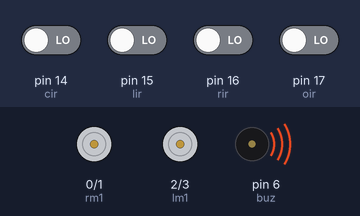
The sketch below on a simulated Arduino Uno, built with avr-gcc and run on an emulated ATmega328P. On the bench: motor-driver pin pairs drawn as motors (green arrow = first pin HIGH = forward, orange = second pin HIGH = backward, longer = more drive, scaled by the enable pin), buzzer (waves = sounding, pin HIGH). Inputs (shaded band) come from the test bench; at power-on: pin 14 (cir), pin 15 (lir), pin 16 (rir), pin 17 (oir) LOW.

Above: at 1.2 s.
1.3 s: pin 17 (oir) driven HIGH
At 1.6 s:
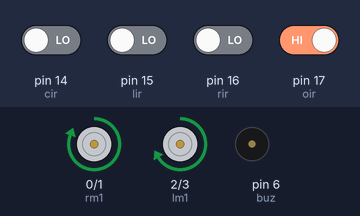
2.8 s: pin 15 (lir) driven HIGH
At 4.0 s:
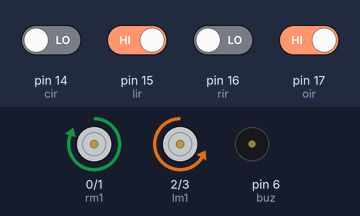
4.3 s: pin 16 (rir) driven HIGH
At 5.1 s:
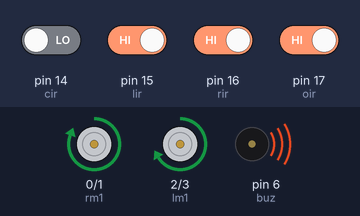
5.8 s: pin 15 (lir) driven LOW
At 6.3 s:
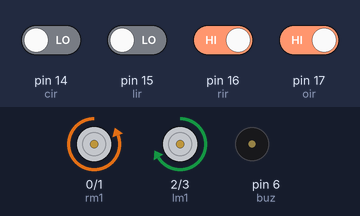
7.3 s: pin 14 (cir) driven HIGH
At 8.6 s:
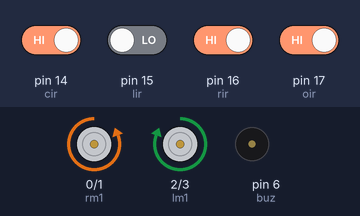
Timing chart, 0 to 9.8 s (numbered marks = the images above; inputs shaded):
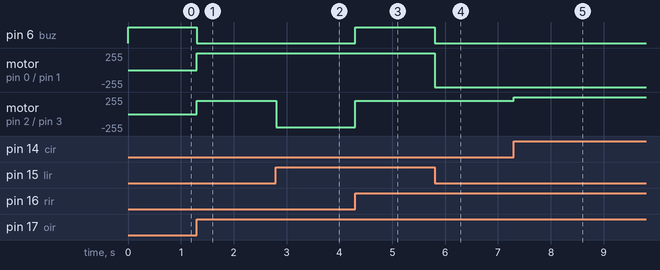

The sketch:

ALFR_Arduino_.ino
```cpp
int rm1 = 0;
int rm2 = 1;
int lm1 = 2;
int lm2 = 3;
int lmen = 4;
int rmen = 5;

int buz = 6;
int lir = 15;
int rir = 16;
int oir = 17;
int cir = 14;

int Speed;


void setup()
{
  pinMode(lm1, OUTPUT);
  pinMode(lm2, OUTPUT);
  pinMode(rm1, OUTPUT);
  pinMode(rm2, OUTPUT);
  pinMode(lmen, OUTPUT);
  pinMode(rmen, OUTPUT);

  pinMode(buz,OUTPUT);

  pinMode(lir,INPUT);
  pinMode(rir,INPUT);
  pinMode(oir,INPUT);
  pinMode(cir,INPUT);
}

void loop()
{
  set_speed();
  line_follow();
}

void set_speed()
{
  if(digitalRead(cir) == 1)
  {
    Speed=255;
  }
  else
  {
    Speed=200;
  }
}

void line_follow()
{
  if(digitalRead(oir) == 1)
  {
    if((digitalRead(lir)==0) && (digitalRead(rir)==0))
    {
      forward();
      sbuz();
    }
    else if((digitalRead(lir)==1) && (digitalRead(rir)==0))
    {
      left();
      sbuz();
    }
    else if((digitalRead(lir)==0) && (digitalRead(rir)==1))
    {
      right();
      sbuz();
    }
    else if((digitalRead(lir)==1) && (digitalRead(rir)==1))
    {
      forward();
      bbuz();
    }
  }
  else
  {
    Stop();
    bbuz();
  }
}

void forward()
{
  digitalWrite(lm1, 1);
  digitalWrite(lm2, 0);
  digitalWrite(rm1, 1);
  digitalWrite(rm2, 0);
  analogWrite(lmen, Speed);
  analogWrite(rmen, Speed);
}

void right()
{
  digitalWrite(lm1, 1);
  digitalWrite(lm2, 0);
  digitalWrite(rm1, 0);
  digitalWrite(rm2, 1);
  analogWrite(lmen, Speed);
  analogWrite(rmen, Speed);
}

void left()
{
  digitalWrite(lm1, 0);
  digitalWrite(lm2, 1);
  digitalWrite(rm1, 1);
  digitalWrite(rm2, 0);
  analogWrite(lmen, Speed);
  analogWrite(rmen, Speed);
}

void Stop()
{
  digitalWrite(lm1, 0);
  digitalWrite(lm2, 0);
  digitalWrite(rm1, 0);
  digitalWrite(rm2, 0);
  analogWrite(lmen, Speed);
  analogWrite(rmen, Speed);
}

void bbuz()
{
  digitalWrite(buz, 1);
}

void sbuz()
{
  digitalWrite(buz, 0);
}
```

ALFR.C
```cpp
#include<avr/io.h>
#include<util/delay.h>

void init_adc()
{
 ADCSRA = ADCSRA| (0b00000001<<ADEN);
 ADCSRA = ADCSRA |(0b00000001<<ADPS2);
 ADMUX = ADMUX | (0b00000001<< REFS0);
 }

unsigned int read_adc()
{
  int p = 0b00000000;
  ADMUX = ADMUX | p;
  ADCSRA = ADCSRA | (0b00000001<<ADSC);
  while((ADCSRA &(0b00000001<<ADIF)) ==0)
  {}
  ADCSRA = ADCSRA | (0b00000001<<ADIF);
  return(ADC);
  } void main()
  {
   DDRB=0b11111111;
   init_adc();

   _delay_ms(500);
   unsigned int a;
   unsigned int b;

   unsigned int T;
   unsigned int TON;
   unsigned int TOFF;
   DDRD=0b00000000;
   PORTD=0b11111111;
  int q;
  while(1)
 { q=PIND;
  if(q==0b11111100) // white surface and robot moving forward
    PORTB=0b00001010;
  if(q==0b11111110) // leftturn
    PORTB=0b00000110;
  if(q==0b11111101) //right turn
    PORTB=0b00001001;
  if(q==0b11111111)  // black surface , beep anf go forward
    PORTB=0b00011010;
  if(q==0b11111000) // object in front
     PORTB=0b00010000;
  if(q ==0b11110100) // wall sensor
    {  PORTB=0b00001010;// potentiometer getting supply
	    if(q==0b11110101)
		 { PORTB=0b00001001;}
		 if(q==0b11110110)
		 { PORTB=0b00000110;
		 }
		 if(q==0b11110111)
		  { PORTB=0b00011010;
		  }


  if (q ==0b11110111)
     { PORTB = 0b00011010; }
     b=read_adc();
	a=(b/40);
	T = 25.6;
	TOFF =a;
	TON = T - TOFF;
      if(b  <=870) //this value has to be changed according to the speed required
       {
         PORTB = 0b00001010;
	     _delay_ms(TON);
	     PORTB =0b00000000;
	     _delay_ms(TOFF);
       if(b<=870){


        }}

   }
 }}
```

Measured:
- after the input at 1.3 s, pin 6 (buz): HIGH → LOW at once; motor on pin 0 (rm1) / pin 1 (rm2): stopped → forward 255/255 at once; motor on pin 2 (lm1) / pin 3 (lm2): stopped → forward 200/255 at once
- after the input at 2.8 s, motor on pin 2 (lm1) / pin 3 (lm2): forward 200/255 → backward 200/255 at once
- after the input at 4.3 s, pin 6 (buz): LOW → HIGH at once; motor on pin 2 (lm1) / pin 3 (lm2): backward 200/255 → forward 200/255 at once
- after the input at 5.8 s, pin 6 (buz): HIGH → LOW at once; motor on pin 0 (rm1) / pin 1 (rm2): forward 255/255 → backward 255/255 at once
- after the input at 7.3 s, motor on pin 2 (lm1) / pin 3 (lm2): forward 200/255 → forward 255/255 at once
